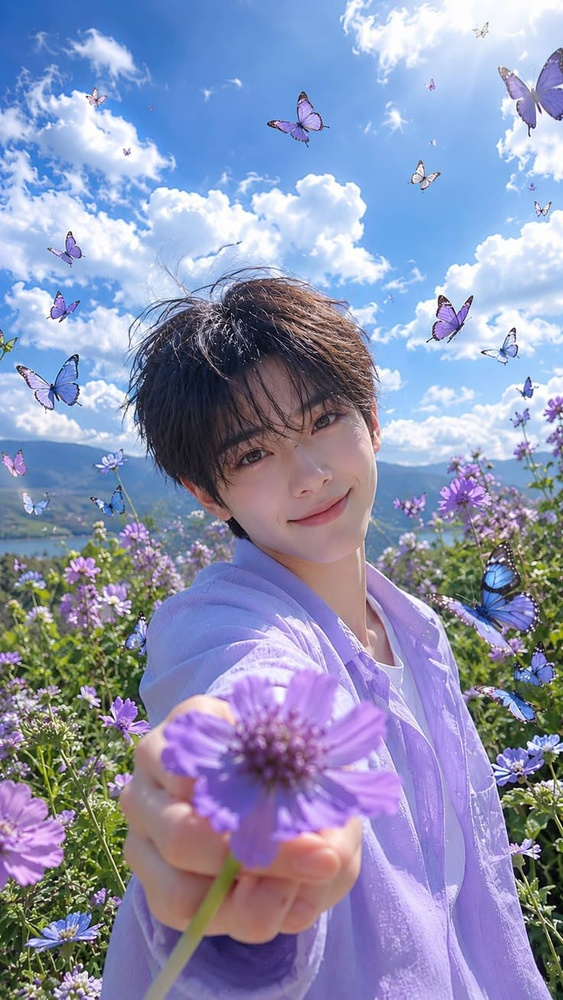
#> input picture DIP_LAB03/img.jpeg, 563 x 1000 px, shrunk from 736 x 1307 before the run
$ jupyter execute 'lab 3.ipynb'
#> lines starting #> are read from the running program, lines starting #| are printed output that depends on the picture; after the words box and inside, x2 and y2 are one past the last pixel; in counts of white or black regions, pixels touching at a corner belong together; long printed decimals are rounded
# Import libraries

[cell 1]
import numpy as np
import cv2
import matplotlib.pyplot as plt

print("NumPy Version:", np.__version__)
print("OpenCV Version:", cv2.__version__)
print("Libraries imported successfully.")

# Image loading and display original colour image

[cell 2]
# Load original colour image
color_img = cv2.imread("img.jpeg")
#> color_img is the input picture: shape (1000, 563, 3); mean B, G, R 178.8, 146.2, 140.2

if color_img is None:
    raise FileNotFoundError("Image not found. Check the file name.")

# Convert BGR to RGB for correct colour display
color_img = cv2.cvtColor(color_img, cv2.COLOR_BGR2RGB)

print("Colour Image Shape:", color_img.shape)
#| Colour Image Shape: (1000, 563, 3)
print("Colour Image Data Type:", color_img.dtype)
#| Colour Image Data Type: uint8

plt.figure(figsize=(7, 5))
plt.imshow(color_img)
plt.title("Original Colour Image")
plt.axis("off")
plt.show()

# Grayscale image

[cell 3]
# Load image in grayscale
img = cv2.imread("img.jpeg", cv2.IMREAD_GRAYSCALE)

if img is None:
    raise FileNotFoundError("Image not found. Check the file name.")

if img.dtype != np.uint8:
    raise ValueError("Image must be 8-bit grayscale.")

original = img.copy()

print("Grayscale Image Shape:", img.shape)
#| Grayscale Image Shape: (1000, 563)
print("Image Data Type:", img.dtype)
#| Image Data Type: uint8
print("Minimum Intensity:", img.min())
#| Minimum Intensity: 0
print("Maximum Intensity:", img.max())
#| Maximum Intensity: 255

plt.figure(figsize=(7, 5))
plt.imshow(original, cmap="gray", vmin=0, vmax=255)
plt.title("Original Grayscale Image")
plt.axis("off")
plt.show()

# brighteness adjustment

[cell 4]
# DRY RUN
pixels = [30, 80, 128, 180, 240]

print("DRY RUN - Brightness Increase")
for r in pixels:
    raw = r + 40
    print(r, "+ 40 =", raw, "Final =", min(raw, 255))

print("\nDRY RUN - Brightness Decrease")
for r in pixels:
    raw = r - 40
    print(r, "- 40 =", raw, "Final =", max(raw, 0))
img_int = original.astype(np.int16)

bright_img = np.clip(img_int + 40, 0, 255).astype(np.uint8)
dark_img = np.clip(img_int - 40, 0, 255).astype(np.uint8)

# Nested loops as required in Task 1
loop_img = original.copy()

for i in range(loop_img.shape[0]):
    for j in range(loop_img.shape[1]):
        loop_img[i, j] = min(255, int(original[i, j]) + 40)

print("T1a: Brightness increased successfully.")
print("T1b: Brightness decreased successfully.")
print("T1c: Nested loop and NumPy result match:",
      np.array_equal(loop_img, bright_img))
#| T1c: Nested loop and NumPy result match: True

plt.figure(figsize=(12, 4))

plt.subplot(1, 3, 1)
plt.imshow(original, cmap="gray")
plt.title("Original")
plt.axis("off")

plt.subplot(1, 3, 2)
plt.imshow(bright_img, cmap="gray")
plt.title("Brightness +40")
plt.axis("off")

plt.subplot(1, 3, 3)
plt.imshow(dark_img, cmap="gray")
plt.title("Brightness -40")
plt.axis("off")

plt.tight_layout()
plt.show()

# Linear contrast

[cell 5]
# DRY RUN
pixels = [30, 80, 128, 180, 240]

print("DRY RUN - Linear Contrast")
for r in pixels:
    raw = 1.5 * r
    print(f"{r} x 1.5 = {raw}, Final = {int(np.clip(raw, 0, 255))}")
contrast_zero = np.clip(
    original.astype(np.float32) * 1.5,
    0, 255
).astype(np.uint8)

print("T2: Linear contrast adjustment completed.")

plt.figure(figsize=(10, 4))

plt.subplot(1, 2, 1)
plt.imshow(original, cmap="gray")
plt.title("Original Image")
plt.axis("off")

plt.subplot(1, 2, 2)
plt.imshow(contrast_zero, cmap="gray")
plt.title("Linear Contrast α=1.5")
plt.axis("off")

plt.tight_layout()
plt.show()

# Centered Contrast Adjustment

[cell 6]
# DRY RUN
pixels = [30, 80, 128, 180, 240]

for alpha in [1.5, 0.5]:
    print(f"\nDRY RUN - Alpha = {alpha}")
    for r in pixels:
        raw = (r - 128) * alpha + 128
        print(f"Pixel {r}: Raw = {raw}, Final = {int(np.clip(raw, 0, 255))}")
contrast_15 = np.clip(
    (original.astype(np.float32) - 128) * 1.5 + 128,
    0, 255
).astype(np.uint8)

contrast_05 = np.clip(
    (original.astype(np.float32) - 128) * 0.5 + 128,
    0, 255
).astype(np.uint8)

print("T3a: Centered contrast α=1.5 completed.")
print("T3b: Centered contrast α=0.5 completed.")

plt.figure(figsize=(12, 4))

plt.subplot(1, 3, 1)
plt.imshow(original, cmap="gray")
plt.title("Original")
plt.axis("off")

plt.subplot(1, 3, 2)
plt.imshow(contrast_15, cmap="gray")
plt.title("Centered Contrast 1.5")
plt.axis("off")

plt.subplot(1, 3, 3)
plt.imshow(contrast_05, cmap="gray")
plt.title("Centered Contrast 0.5")
plt.axis("off")

plt.tight_layout()
plt.show()

# image negative

[cell 7]
# DRY RUN
pixels = [30, 80, 128, 180, 240]

print("DRY RUN - Image Negative")
negative_pixels = []

for r in pixels:
    result = 255 - r
    negative_pixels.append(result)
    print(f"255 - {r} = {result}")

print("\nNegative Applied Twice")
for r in negative_pixels:
    print(f"255 - {r} = {255 - r}")
negative_img = 255 - original
recovered_img = 255 - negative_img

print("T4a: Negative transformation completed.")
print("T4b: Applying negative twice restores original:",
      np.array_equal(original, recovered_img))
#| T4b: Applying negative twice restores original: True

plt.figure(figsize=(10, 4))

plt.subplot(1, 2, 1)
plt.imshow(original, cmap="gray")
plt.title("Original Image")
plt.axis("off")

plt.subplot(1, 2, 2)
plt.imshow(negative_img, cmap="gray")
plt.title("Negative Image")
plt.axis("off")

plt.tight_layout()
plt.show()

# Gamma correction

[cell 8]
# DRY RUN
pixels = [0, 64, 128, 192, 255]

for gamma in [0.5, 2.0]:
    print(f"\nDRY RUN - Gamma = {gamma}")
    for r in pixels:
        raw = 255 * (r / 255) ** gamma
        print(f"Pixel = {r}, Raw = {raw:.4f}, Final = {int(raw)}")
normalized = original.astype(np.float64) / 255

gamma_05 = (255 * normalized**0.5).astype(np.uint8)
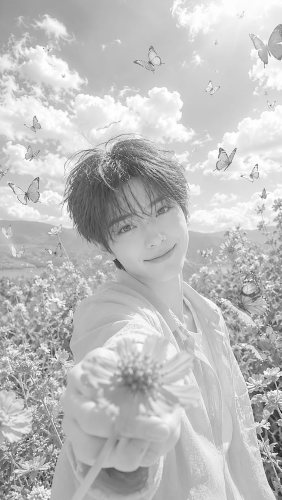
#> gamma_05: shape (1000, 563) (shown at 1/2 size); min 0, max 255, mean 190.1
gamma_20 = (255 * normalized**2.0).astype(np.uint8)
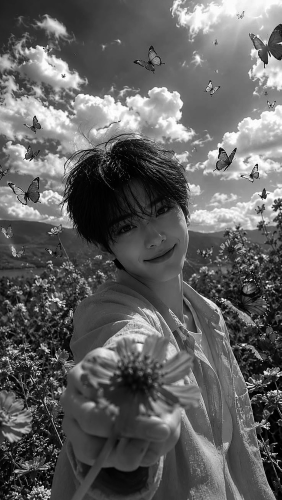
#> gamma_20: shape (1000, 563) (shown at 1/2 size); min 0, max 255, mean 96.6

print("T5a: Gamma correction γ=0.5 completed.")
print("T5b: Gamma correction γ=2.0 completed.")

plt.figure(figsize=(12, 4))

plt.subplot(1, 3, 1)
plt.imshow(original, cmap="gray")
plt.title("Original")
plt.axis("off")

plt.subplot(1, 3, 2)
plt.imshow(gamma_05, cmap="gray")
plt.title("Gamma 0.5")
plt.axis("off")

plt.subplot(1, 3, 3)
plt.imshow(gamma_20, cmap="gray")
plt.title("Gamma 2.0")
plt.axis("off")

plt.tight_layout()
plt.show()

# Image histogram

[cell 9]
# DRY RUN
A = np.array([
    [0, 50, 50, 100],
    [100, 150, 200, 255]
])

values, counts = np.unique(A, return_counts=True)

print("DRY RUN - Histogram")
for value, count in zip(values, counts):
    print(
        "Intensity:", value,
        "Frequency:", count,
        "Probability:", count / A.size
    )

print("Total Pixels:", A.size)
hist = cv2.calcHist([original], [0], None, [256], [0, 256])
#> hist = 256 values, max 5840 at index 135, min 21 at index 1, mean 2199.2

print("T6a: Histogram calculated successfully.")
print("T6b: Total pixels:", original.size)
#| T6b: Total pixels: 563000

plt.figure(figsize=(8, 4))
plt.plot(hist)
plt.title("Grayscale Image Histogram")
plt.xlabel("Pixel Intensity")
plt.ylabel("Frequency")
plt.xlim([0, 256])
plt.grid()
plt.show()
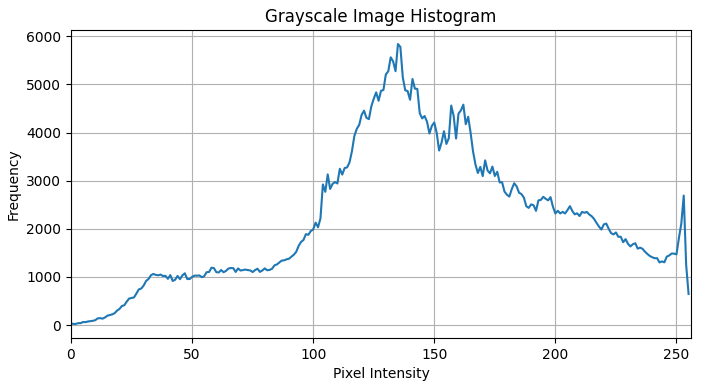
#> figure drawn by matplotlib, 1 panel; curve peaks at x = 135, y = 5840

dark_pixels = np.sum(original < 85)
#> dark_pixels = 66856
medium_pixels = np.sum((original >= 85) & (original < 170))
#> medium_pixels = 307740
bright_pixels = np.sum(original >= 170)
#> bright_pixels = 188404

print("T6c: Dark pixels percentage:",
      dark_pixels / original.size * 100)
#| T6c: Dark pixels percentage: 11.875

print("T6d: Medium pixels percentage:",
      medium_pixels / original.size * 100)
#| T6d: Medium pixels percentage: 54.661

print("T6e: Bright pixels percentage:",
      bright_pixels / original.size * 100)
#| T6e: Bright pixels percentage: 33.464

# Global Histogram Equalization

[cell 10]
 #DRY RUN
pixels = [50, 50, 100, 150]

values, counts = np.unique(pixels, return_counts=True)
cdf = np.cumsum(counts) / len(pixels)
cdf_min = cdf[0]

print("DRY RUN - Histogram Equalization")

for value, count, cumulative in zip(values, counts, cdf):
    method1 = int(np.floor(255 * cumulative + 0.5))
    method2 = int(np.floor(
        255 * (cumulative - cdf_min) / (1 - cdf_min) + 0.5
    ))

    print(
        f"Intensity: {value}, Frequency: {count}, "
        f"CDF: {cumulative:.2f}, "
        f"Method 1: {method1}, Method 2: {method2}"
    )
equalized_img = cv2.equalizeHist(original)
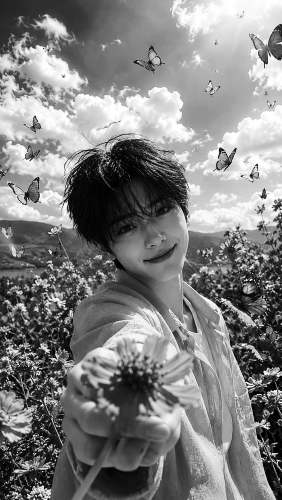
#> equalized_img: shape (1000, 563) (shown at 1/2 size); min 0, max 255, mean 128.2

print("T7: Global histogram equalization completed.")

plt.figure(figsize=(12, 4))

plt.subplot(1, 2, 1)
plt.imshow(original, cmap="gray")
plt.title("Original Image")
plt.axis("off")

plt.subplot(1, 2, 2)
plt.imshow(equalized_img, cmap="gray")
plt.title("Equalized Image")
plt.axis("off")

plt.tight_layout()
plt.show()

plt.figure(figsize=(10, 4))

plt.subplot(1, 2, 1)
plt.hist(original.ravel(), 256, [0, 256])
plt.title("Original Histogram")

plt.subplot(1, 2, 2)
plt.hist(equalized_img.ravel(), 256, [0, 256])
plt.title("Equalized Histogram")

plt.tight_layout()
plt.show()
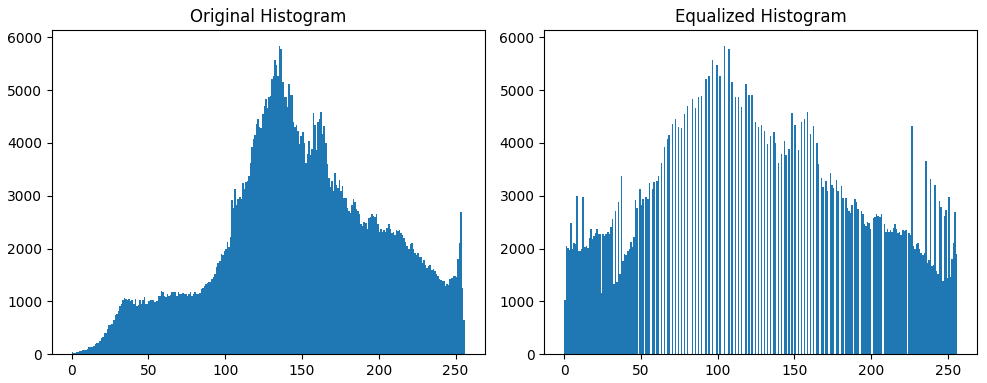
#> figure drawn by matplotlib, 2 panels; panel 1: tallest bar 5840 high, from x = 135 to 136; panel 2: tallest bar 5840 high, from x = 104 to 105

# CLAHE

[cell 11]
# DRY RUN
histogram_sample = np.array([6, 2, 0, 0], dtype=float)
clip_limit = 4

clipped = np.minimum(histogram_sample, clip_limit)
excess = np.sum(histogram_sample - clipped)
redistributed = clipped + excess / len(clipped)
cdf = np.cumsum(redistributed) / np.sum(redistributed)

print("DRY RUN - CLAHE")
print("Original Histogram:", histogram_sample)
print("Clipped Histogram:", clipped)
print("Excess:", excess)
print("Redistributed Histogram:", redistributed)
print("New CDF:", cdf)

clahe = cv2.createCLAHE(

    clipLimit=2.0,
    tileGridSize=(8, 8)
)

clahe_img = clahe.apply(original)
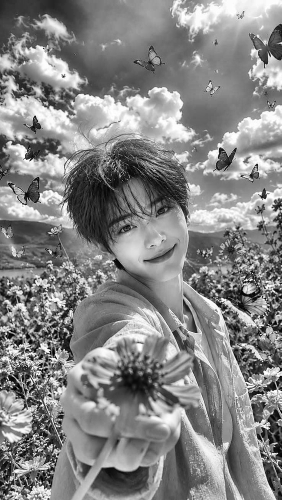
#> clahe_img: shape (1000, 563) (shown at 1/2 size); min 0, max 255, mean 133.2

print("T8: CLAHE applied successfully.")

plt.figure(figsize=(10, 4))

plt.subplot(1, 2, 1)
plt.imshow(original, cmap="gray")
plt.title("Original Image")
plt.axis("off")

plt.subplot(1, 2, 2)
plt.imshow(clahe_img, cmap="gray")
plt.title("CLAHE Image")
plt.axis("off")

plt.tight_layout()
plt.show()

# TASK 9: Fixed Thresholding

[cell 12]
# DRY RUN
pixels = [0, 80, 127, 128, 180, 255]

for T in [127, 180]:
    output = [255 if r > T else 0 for r in pixels]

    print(f"\nDRY RUN - Threshold = {T}")
    print("Input:", pixels)
    print("Output:", output)
    print("White Pixel Count:", output.count(255))
_, binary_img = cv2.threshold(
    original, 127, 255, cv2.THRESH_BINARY
)
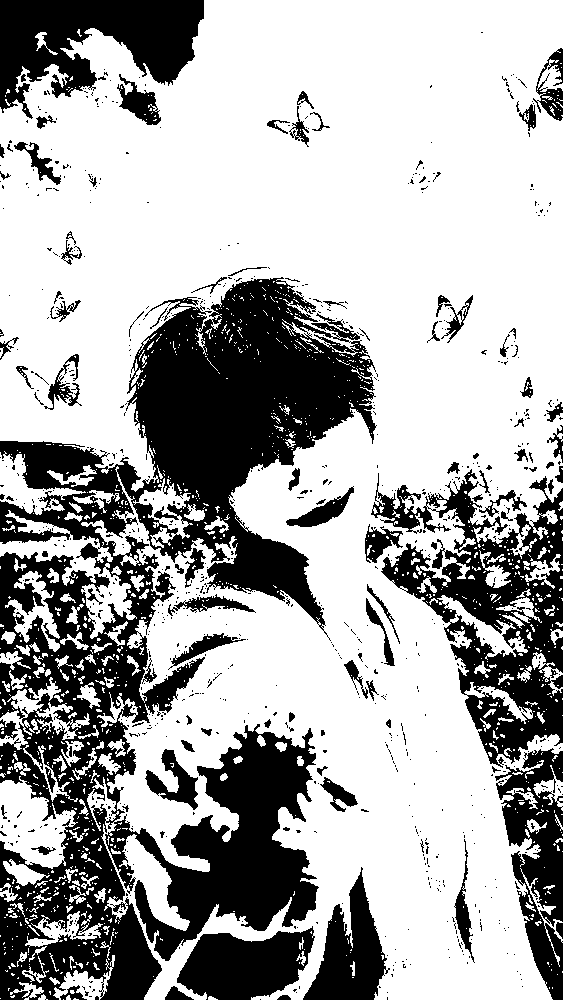
#> binary_img: shape (1000, 563); 66.8% white; 848 black regions (749 under 20 px), largest, box (x1, y1, x2, y2) and area: (0, 277, 377, 1000) 112537, (371, 469, 563, 768) 21909, (0, 0, 204, 119) 13822

_, binary_180 = cv2.threshold(
    original, 180, 255, cv2.THRESH_BINARY
)
#> binary_180: shape (1000, 563); 27.4% white; 1718 white regions (1522 under 20 px), largest, box (x1, y1, x2, y2) and area: (340, 0, 563, 538) 60946, (0, 150, 397, 309) 32004, (298, 798, 485, 1000) 7193

print("T9a: Fixed threshold T=127 completed.")
print("T9b: Fixed threshold T=180 completed.")

plt.figure(figsize=(12, 4))

plt.subplot(1, 3, 1)
plt.imshow(original, cmap="gray")
plt.title("Original Image")
plt.axis("off")

plt.subplot(1, 3, 2)
plt.imshow(binary_img, cmap="gray")
plt.title("Threshold 127")
plt.axis("off")

plt.subplot(1, 3, 3)
plt.imshow(binary_180, cmap="gray")
plt.title("Threshold 180")
plt.axis("off")

plt.tight_layout()
plt.show()

# Otsu thresholding

[cell 13]
# DRY RUN
pixels = np.array([0, 1, 4, 5])
scores = []

print("DRY RUN - Otsu Thresholding")

for T in range(5):
    class0 = pixels[pixels <= T]
    class1 = pixels[pixels > T]

    if len(class0) == 0 or len(class1) == 0:
        score = 0
        w0 = len(class0) / len(pixels)
        w1 = len(class1) / len(pixels)
        mean0 = np.mean(class0) if len(class0) else 0
        mean1 = np.mean(class1) if len(class1) else 0
    else:
        w0 = len(class0) / len(pixels)
        w1 = len(class1) / len(pixels)
        mean0 = np.mean(class0)
        mean1 = np.mean(class1)
        score = w0 * w1 * (mean0 - mean1) ** 2

    scores.append(score)

    print(
        f"T={T}, Weight 0={w0:.2f}, Weight 1={w1:.2f}, "
        f"Mean 0={mean0:.2f}, Mean 1={mean1:.2f}, "
        f"Score={score:.4f}"
    )

best_threshold = scores.index(max(scores))

print("Selected Dry Run Threshold:", best_threshold)
print("Dry Run Output:", [
    255 if r > best_threshold else 0 for r in pixels
])
otsu_threshold, otsu_img = cv2.threshold(
    original,
    0,
    255,
    cv2.THRESH_BINARY + cv2.THRESH_OTSU
)
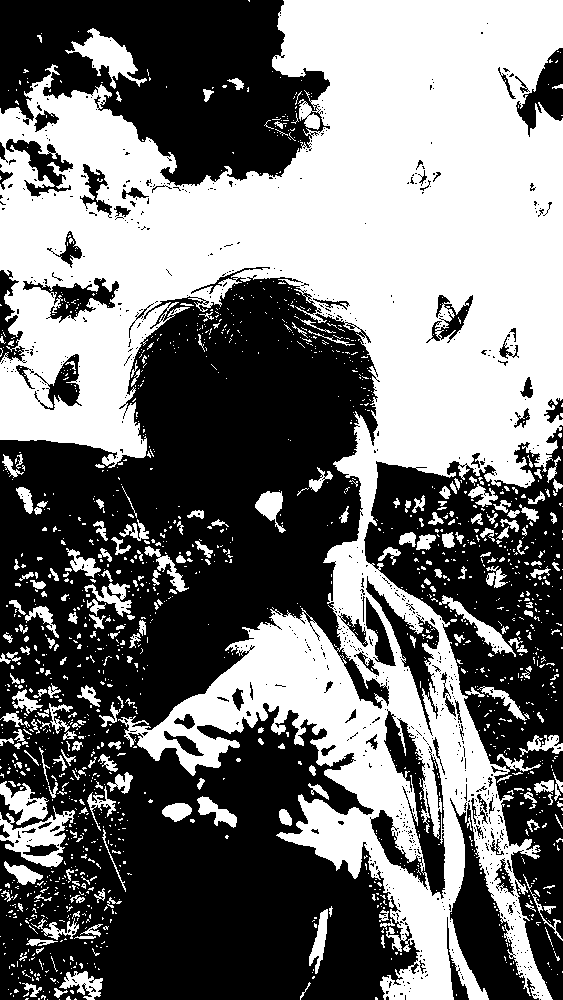
#> otsu_img: shape (1000, 563); 46.1% white; 1626 white regions (1392 under 20 px), largest, box (x1, y1, x2, y2) and area: (0, 0, 563, 1000) 227678, (0, 806, 75, 867) 1911, (65, 28, 147, 89) 1724
#> otsu_threshold = 151

print("T10a: Otsu threshold:", otsu_threshold)
#| T10a: Otsu threshold: 151.0
print("T10b: Otsu thresholding completed.")

plt.figure(figsize=(10, 4))

plt.subplot(1, 2, 1)
plt.imshow(original, cmap="gray")
plt.title("Original Image")
plt.axis("off")

plt.subplot(1, 2, 2)
plt.imshow(otsu_img, cmap="gray")
plt.title("Otsu Thresholding")
plt.axis("off")

plt.tight_layout()
plt.show()

# TASK 11:Adaptive Gaussian Thresholding

[cell 14]
# DRY RUN
A = np.array([
    [100, 100, 100],
    [100, 120, 140],
    [140, 140, 140]
])

weights = np.array([
    [1, 2, 1],
    [2, 4, 2],
    [1, 2, 1]
])

weighted_sum = np.sum(A * weights)
total_weights = np.sum(weights)

mean = weighted_sum / total_weights
C = 2
T = mean - C

center_pixel = A[1, 1]
output = 255 if center_pixel > T else 0
equal_output = 255 if T > T else 0

print("DRY RUN - Adaptive Gaussian")
print("Weighted Sum:", weighted_sum)
print("Total Weights:", total_weights)
print("Weighted Mean:", mean)
print("Threshold:", T)
print("Center Pixel:", center_pixel)
print("Center Pixel Output:", output)
print("Pixel Equal to Threshold Output:", equal_output)
adaptive_img = cv2.adaptiveThreshold(
    original,
    255,
    cv2.ADAPTIVE_THRESH_GAUSSIAN_C,
    cv2.THRESH_BINARY,
    11,
    2
)
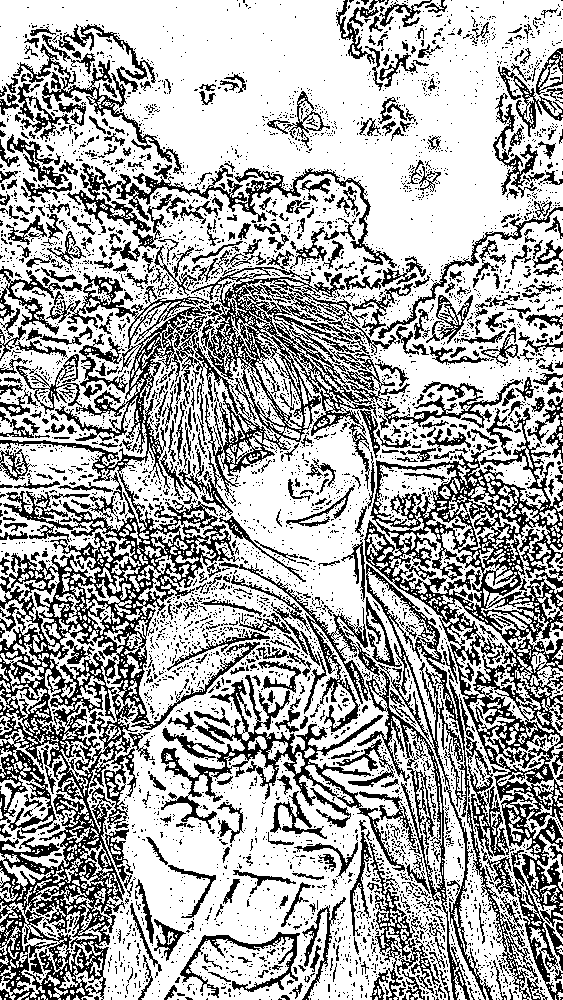
#> adaptive_img: shape (1000, 563); 66.9% white; black in thin lines or dots

print("T11: Adaptive Gaussian thresholding completed.")

plt.figure(figsize=(10, 4))

plt.subplot(1, 2, 1)
plt.imshow(original, cmap="gray")
plt.title("Original Image")
plt.axis("off")

plt.subplot(1, 2, 2)
plt.imshow(adaptive_img, cmap="gray")
plt.title("Adaptive Gaussian Thresholding")
plt.axis("off")

plt.tight_layout()
plt.show()

# Saved input images

[cell 15]
# Create all processed images for saving

bright = np.clip(original.astype(np.int16) + 40, 0, 255).astype(np.uint8)
dark = np.clip(original.astype(np.int16) - 40, 0, 255).astype(np.uint8)

linear = np.clip(original.astype(np.float32) * 1.5, 0, 255).astype(np.uint8)

contrast_15 = np.clip((original.astype(np.float32) - 128) * 1.5 + 128, 0, 255).astype(np.uint8)
contrast_05 = np.clip((original.astype(np.float32) - 128) * 0.5 + 128, 0, 255).astype(np.uint8)

negative = 255 - original

normalized = original.astype(np.float64) / 255
gamma_05 = (255 * normalized**0.5).astype(np.uint8)
gamma_20 = (255 * normalized**2.0).astype(np.uint8)

equalized = cv2.equalizeHist(original)

clahe = cv2.createCLAHE(clipLimit=2.0, tileGridSize=(8, 8))
clahe_result = clahe.apply(original)

_, fixed = cv2.threshold(original, 127, 255, cv2.THRESH_BINARY)
_, otsu = cv2.threshold(original, 0, 255, cv2.THRESH_BINARY + cv2.THRESH_OTSU)

adaptive = cv2.adaptiveThreshold(
    original, 255,
    cv2.ADAPTIVE_THRESH_GAUSSIAN_C,
    cv2.THRESH_BINARY, 11, 2
)

print("All image variables created successfully!")

[cell 16]
# Save all images generated in the lab

all_images = {
    "01_original_colour.png": cv2.cvtColor(color_img, cv2.COLOR_RGB2BGR),
    "02_original_grayscale.png": original,
    "03_brightness_plus_40.png": bright,
    "04_brightness_minus_40.png": dark,
    "05_linear_contrast.png": linear,
    "06_centered_contrast_1_5.png": contrast_15,
    "07_centered_contrast_0_5.png": contrast_05,
    "08_negative.png": negative,
    "09_gamma_0_5.png": gamma_05,
    "10_gamma_2_0.png": gamma_20,
    "11_global_equalization.png": equalized,
    "12_CLAHE.png": clahe_result,
    "13_fixed_threshold.png": fixed,
    "14_otsu_threshold.png": otsu,
    "15_adaptive_gaussian.png": adaptive
}

for filename, image in all_images.items():
    cv2.imwrite(filename, image)
#> this loop made 15 passes
#> filename on passes 1 to 8: '01_original_colour.png', '02_original_grayscale.png', '03_brightness_plus_40.png', '04_brightness_minus_40.png', '05_linear_contrast.png', '06_centered_contrast_1_5.png', '07_centered_contrast_0_5.png', '08_negative.png'

print("All 15 images saved successfully!")
